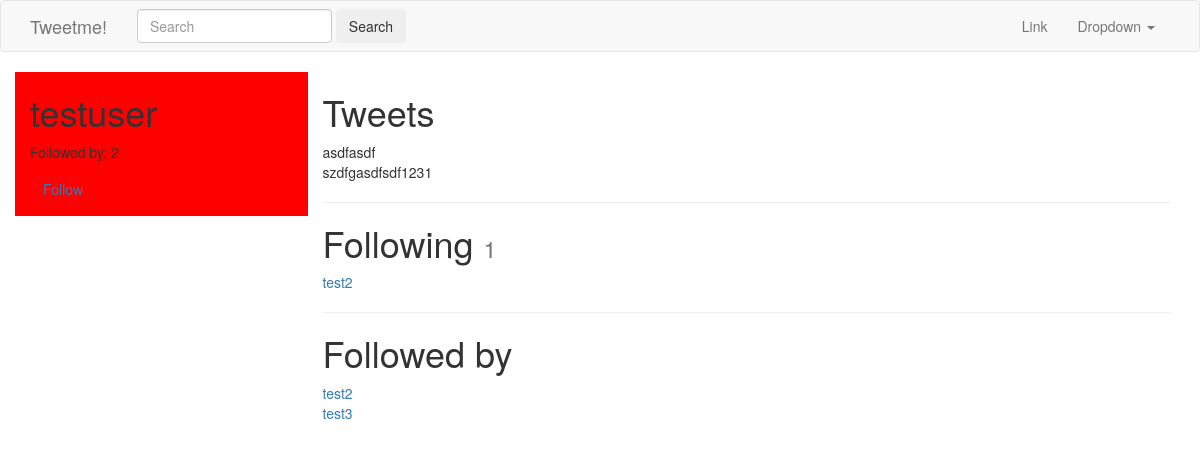
/testuser/ (signed in), run on the app's committed database.
### tweets/models.py (models this page shows, shortened)
class Tweet(models.Model):
    user        = models.ForeignKey(settings.AUTH_USER_MODEL, default = 1)
    content     = models.CharField(max_length=140, validators=[validate_content])
    timestamp   = models.DateTimeField(auto_now_add=True)
    updated     = models.DateTimeField(auto_now=True)
    def __str__(self):
        return str(self.content)
    class Meta:
         ordering = ['-timestamp']
         app_label = 'tweets'

### accounts/models.py (models this page shows, shortened)
class UserProfile(models.Model):
    user        = models.OneToOneField(settings.AUTH_USER_MODEL, related_name='profile')
    following   = models.ManyToManyField(settings.AUTH_USER_MODEL, blank=True, related_name='followed_by')
    objects = UserProfileManager()
    def get_following(self):
        return self.following.all().exclude(username=self.user)
    class Meta:
         app_label = 'accounts'

### accounts/views.py (the view)
# urls.py: url(r'^(?P<username>[\w.@+-]+)/$', UserDetailView.as_view(), name = 'detail'),
class UserDetailView(DetailView):
    template_name = 'accounts/user_detail.html'
    queryset = User.objects.all()
    def get_object(self):
        return get_object_or_404(User, username__iexact=self.kwargs.get("username"))
    def get_context_data(self, *args, **kwargs):
        context = super(UserDetailView, self).get_context_data(*args, **kwargs)
        context['following'] = UserProfile.objects.is_following(self.request.user, self.get_object())
        return context

### accounts/models.py (called while the page is built)
    def all(self):
        qs = self.get_queryset().all()
        try:
            if (self.instance):
                qs = qs.exclude(user=self.instance)
        except:
            pass
        return qs

    def is_following(self, user, followed_by_user):
        user_profile, created = UserProfile.objects.get_or_create(user=user)
        if created:
            return False
        if followed_by_user in user_profile.following.all():
            return True
        else:
            return False

### accounts/templates/accounts/user_detail.html
{% extends "base.html" %}
{% block content %}
<div class="row">
    <div class="col-sm-3 pull-left" style="background-color:red;">
        <h1>{{object.username}}</h1>
        <p>Followed by: {{object.followed_by.all.count}}</p>
        <p>
            <a class="btn btn-link" href='{% url "profiles:follow" username=object.username %}'>
                {% if following %}Unfollow{% else %}Follow{% endif %}
            </a></p>
    </div>
    <div class="col-sm-9">
        <h1>Tweets</h1>
        {% for tweet in object.tweet_set.all %}
            {{tweet}}<br/>
        {% endfor %}
        <hr/>
        <h1>Following <small>{{object.profile.get_following.count}}</small> </h1>
        {% for user in object.profile.get_following %}
        <a href="/{{ user.username }}">{{user.username}}</a><br/>
        {% empty %}
        <h4>Not following any users</h4>
        {% endfor %}
        <hr/>
        <h1>Followed by</h1>
        {% for profile in object.followed_by.all %}
        <a href="/{{ profile.user.username }}">{{profile.user.username}}</a><br/>
        {% empty %}
        <h4>Not followed by any users</h4>
        {% endfor %}
    </div>
</div>
{% endblock content %}

### data on the page
Tweet: content "asdfasdf"
Tweet: content "szdfgasdfsdf1231"
UserProfile: user.username "test2"
UserProfile: user.username "test3"

### other printed values
{{ object.username }} "testuser"
{{ object.followed_by.all.count }} "2"
{{ object.profile.get_following.count }} "1"
{{ user.username }} "test2"
